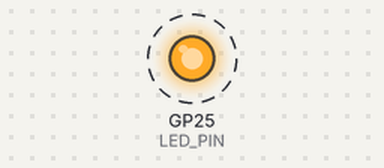
Bench run of a program on a simulated Raspberry Pi Pico. Shown: output pins drawn as LEDs (lit = HIGH). Dashed ring = blinking. What the program prints to the serial monitor is not drawn.

Above: at 0.5 s.
Timing chart, 0 to 4.6 s (numbered marks = the images above):
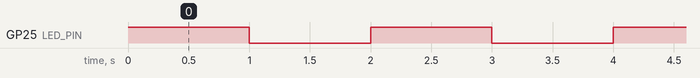

The program:

main.cpp
```cpp
#include <Arduino.h>

#define LED_PIN 25

volatile uint32_t cnt = 0;

void setup() {
  Serial.begin(115200);
  pinMode(LED_PIN, OUTPUT);

}

void loop() {
  digitalWrite(LED_PIN, HIGH);
  Serial.println(cnt++);
  delay(1000);
  digitalWrite(LED_PIN, LOW);
  delay(1000);
}
```

Measured:
- by itself, GP25 (LED_PIN): alternates HIGH for 1.0 s and LOW for 1.0 s
